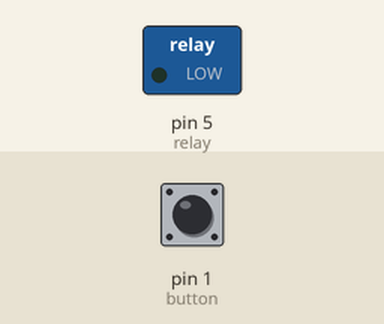
Simulated run of this sketch. Board: Arduino Uno, built with avr-gcc and run on an emulated ATmega328P. Parts: switched loads named in the sketch (green lamp = pin HIGH). The inputs (shaded band) are chosen by the test bench; at power-on: pin 1 (button) LOW.

Above: at 1.2 s.
1.3 s: pin 1 (button) pulled HIGH for 0.15 s
At 2.2 s:
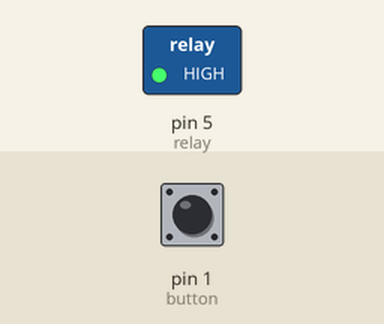
4.4 s: pin 1 (button) pulled HIGH for 1 s
At 6.5 s:
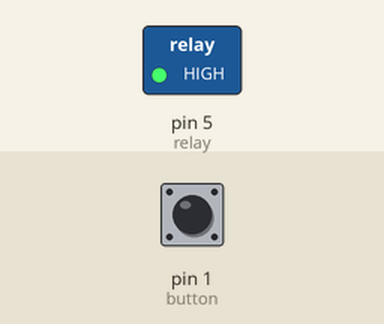
8.4 s: pin 1 (button) pulled HIGH for 3.2 s
At 13.8 s:
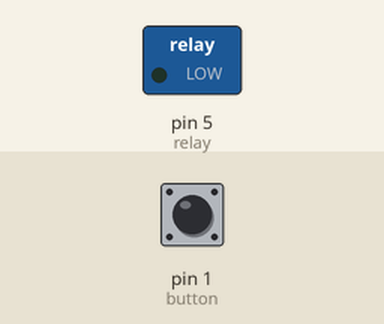
Timing chart, 0 to 15.3 s (numbered marks = the images above; inputs shaded):
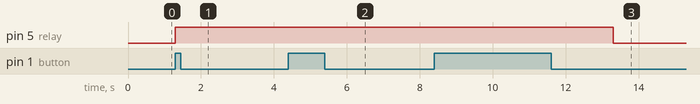

Measured:
- after the input at 1.3 s, pin 5 (relay): LOW → HIGH at once
- after the input at 4.4 s, pin 5 (relay): stays HIGH (without the input it goes to LOW after 0.90 s)
- after the input at 8.4 s, pin 5 (relay): HIGH → LOW after 4.9 s instead of 0.90 s

The sketch:

Prog_Piston.ino
```cpp
#define button 1
#define relay 5

int buttonState = 0;

void setup() {
  pinMode (relay,OUTPUT);
  pinMode (button,INPUT);
}

void loop() {
buttonState = digitalRead (button);

if (buttonState == 1) {
  digitalWrite (relay, HIGH);
  delay (4000); //A changer
  digitalWrite (relay, LOW);

}else {
  digitalWrite (relay, LOW);
}

}
```
